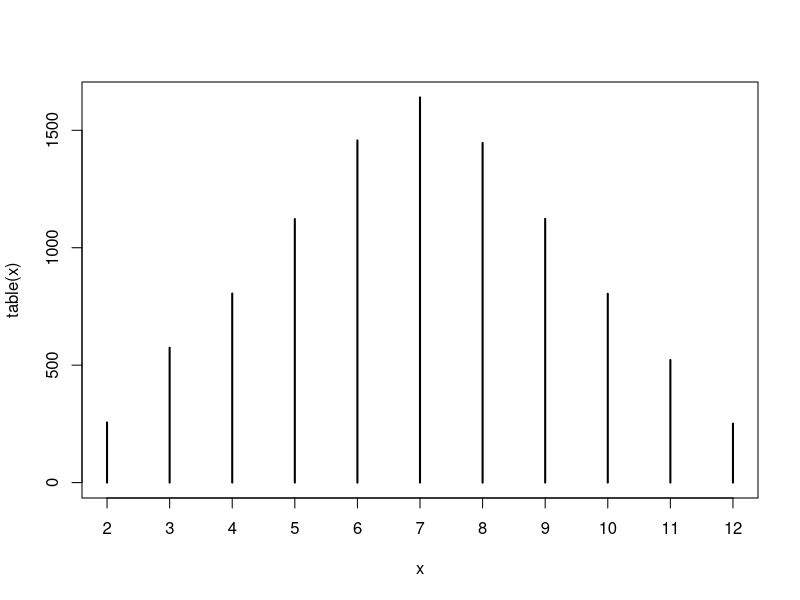
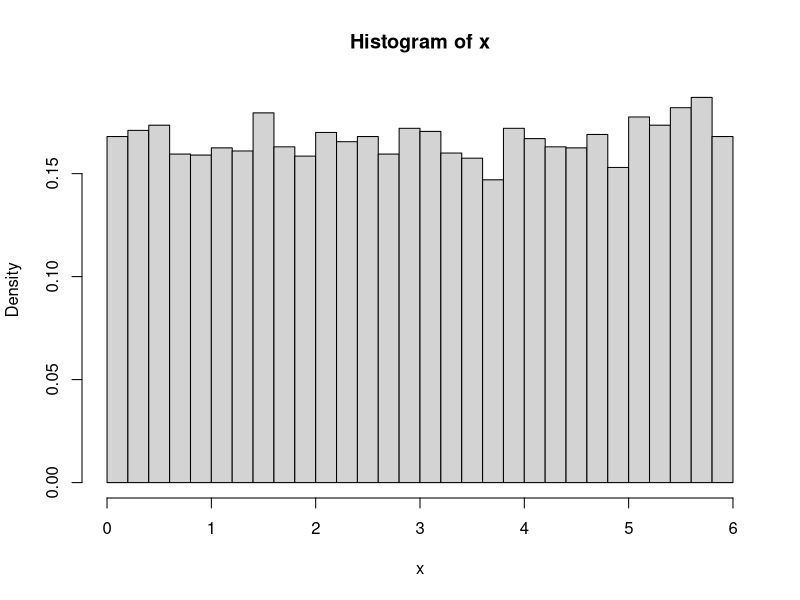

Generate these figures, in order, with R:
x = rep(NA, 10000)
wid = 2
for (i in 1:length(x)){
  x[i] = sum(sample(1:6, wid, replace = TRUE))
}
mean(x)
var(x)
plot(table(x), type='h')



x = rep(NA, 10000)
wid = 1
for (i in 1:length(x)){
  x[i] = sum(runif(wid, 0, 6))
}
mean(x)
var(x)
hist(x, freq = FALSE, 30)